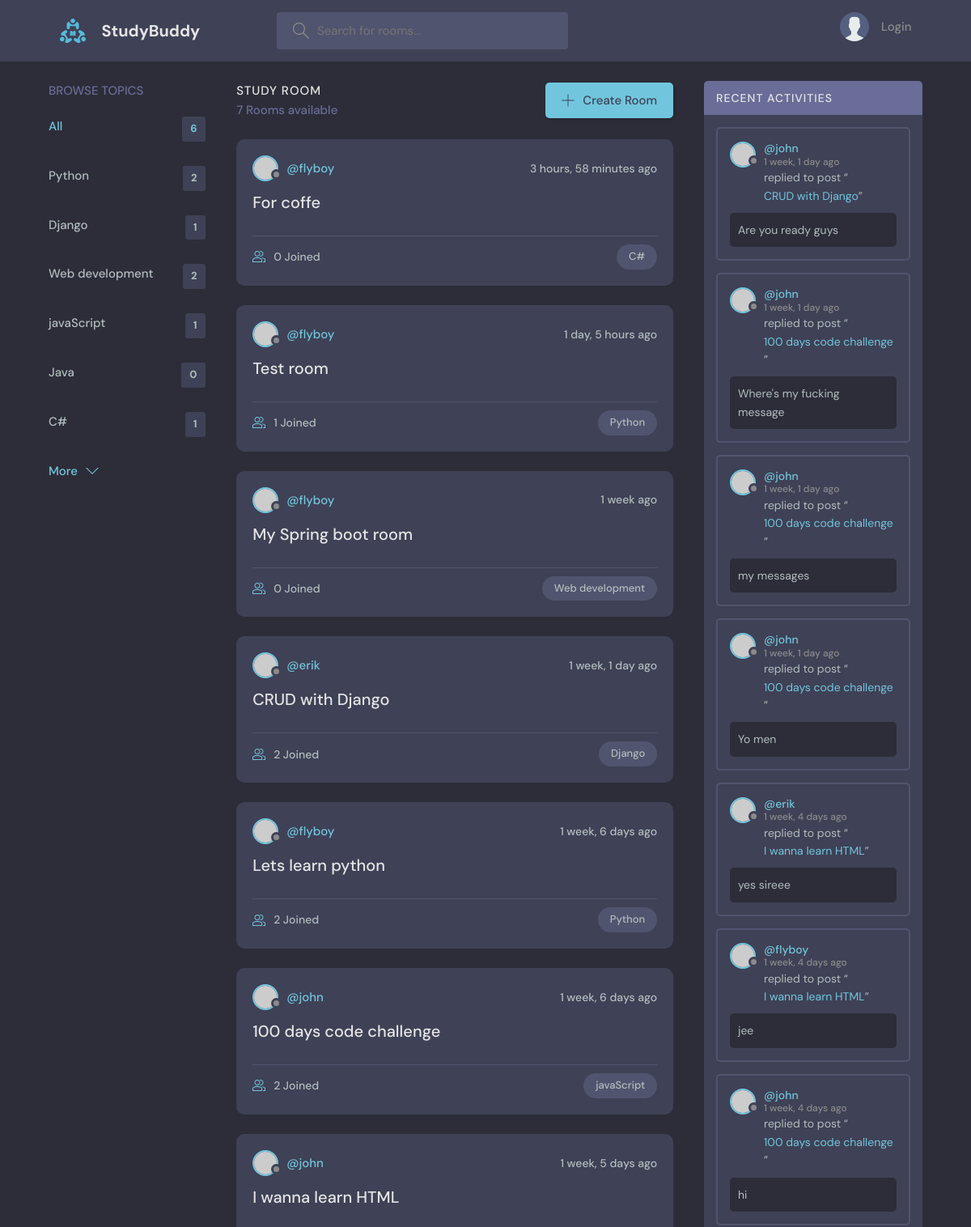
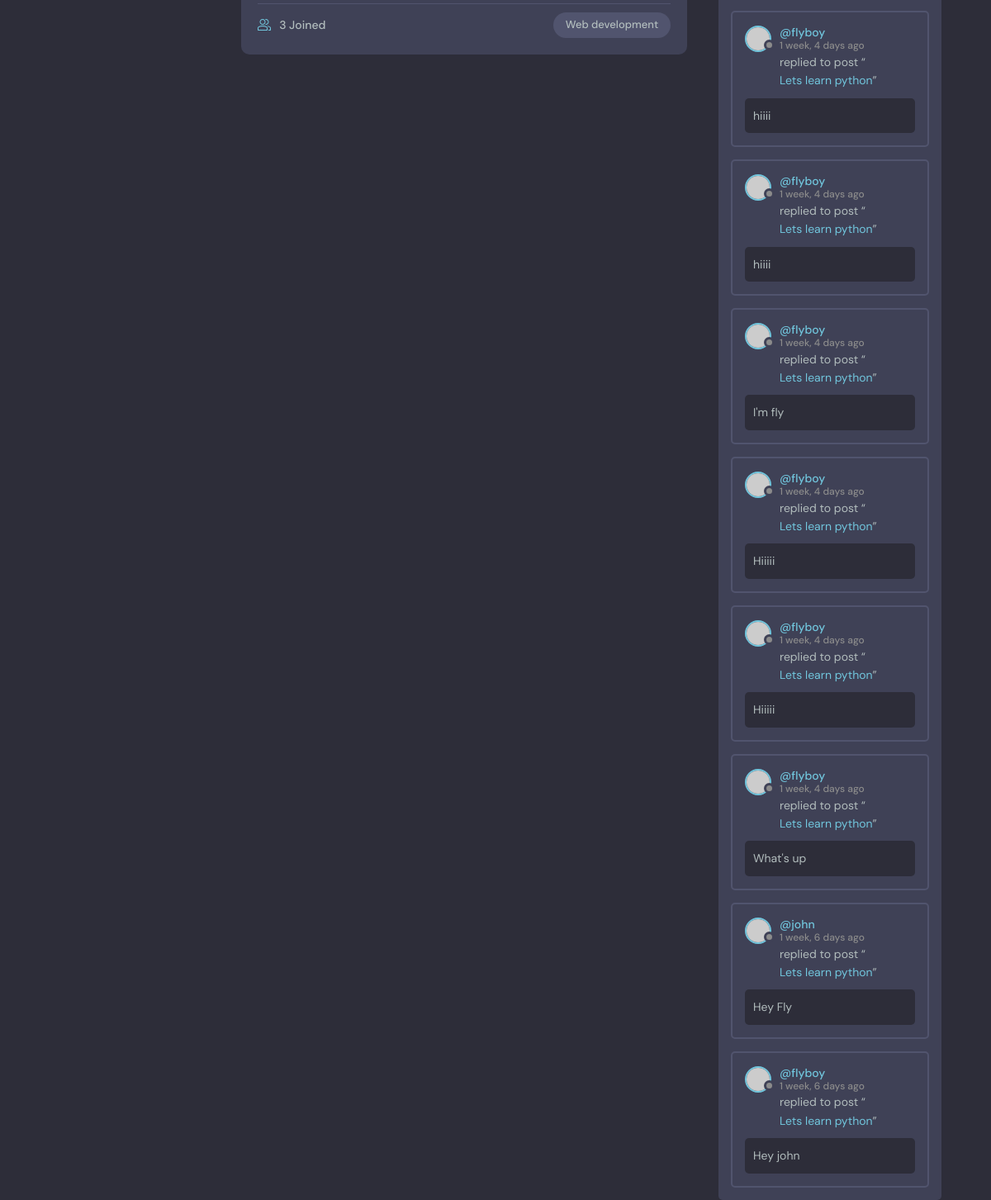
The page / on the database its author committed (2 pictures, top to bottom).
### base/models.py (models this page shows, shortened)
class Topic(models.Model):
    name = models.CharField(max_length=200)
    updated = models.DateTimeField(auto_now=True)
    created = models.DateTimeField(auto_now_add=True)

class Room(models.Model):
    name = models.CharField(max_length=200)
    description = models.TextField(null=True, blank=True)
    host = models.ForeignKey(User, on_delete=models.SET_NULL, null=True)
    topic = models.ForeignKey(Topic, on_delete=models.SET_NULL, null=True)
    participants = models.ManyToManyField(User, related_name="participants")
    updated = models.DateTimeField(auto_now=True)
    created = models.DateTimeField(auto_now_add=True)
    class Meta:
        ordering = ['-updated', '-created']
    def __str__(self) -> str:
        return str(self.name)

class Message(models.Model):
    user = models.ForeignKey(User, on_delete=models.CASCADE)
    room = models.ForeignKey(Room, on_delete=models.CASCADE)
    body = models.TextField()
    updated = models.DateTimeField(auto_now=True)
    created = models.DateTimeField(auto_now_add=True)
    class Meta:
        ordering = ['-created', '-updated']

### base/views.py (the view)
# urls.py: path("", views.home, name="home"),
def home(request):
    q = request.GET.get("q") if request.GET.get("q") else ""
    rooms = Room.objects.filter(
        Q(topic__name__icontains=q) | Q(name__icontains=q) | Q(description__icontains=q)
    )
    topics = Topic.objects.all()
    room_messages = Message.objects.filter(Q(room__topic__name__icontains=q))
    context = {"rooms": rooms, "topics": topics, "rooms_messages": room_messages}
    return render(request, "base/home.html", context)

### base/templates/base/home.html (shortened to what this page needs)
{% extends 'main.html' %}
{% block content %}
    <main class="layout layout--3">
        <div class="container">
           {% include 'base/topics_component.html' %}
            <div class="roomList">
                <div class="roomList__header">
                    <div>
                        <h2>Study Room</h2>
                        <p>{{ rooms.count }} Rooms available</p>
                    </div>
                    <a class="btn btn--main" href="{% url 'room-create' %}">
                        <svg version="1.1" xmlns="http://www.w3.org/2000/svg" width="32" height="32"
                             viewBox="0 0 32 32">
                            <title>add</title>
                            <path
                                    d="M16.943 0.943h-1.885v14.115h-14.115v1.885h14.115v14.115h1.885v-14.115h14.115v-1.885h-14.115v-14.115z"
                            ></path>
                        </svg>
                        Create Room
                    </a>
                </div>
                {% include 'base/feed_component.html' %}
            </div>
            {% include 'base/activity_component.html' %}
        </div>
    </main>
{% endblock %}

### base/templates/base/topics_component.html
<div class="topics">
    <div class="topics__header">
        <h2>Browse Topics</h2>
    </div>
    <ul class="topics__list">
        <li>
            <a href="{% url 'home' %}" class="active">All <span>{{ topics.count }}</span></a>
        </li>
        {% for topic in topics %}
            <li>
                <a href="{% url 'home' %}?q={{ topic.name }}">{{ topic.name }}
                    <span>{{ topic.room_set.all.count }}</span></a>
            </li>
        {% endfor %}
    </ul>
    <a class="btn btn--link" href="../../../theme/topics.html">
        More
        <svg version="1.1" xmlns="http://www.w3.org/2000/svg" width="32" height="32" viewBox="0 0 32 32">
            <title>chevron-down</title>
            <path d="M16 21l-13-13h-3l16 16 16-16h-3l-13 13z"></path>
        </svg>
    </a>
</div>

### base/templates/base/feed_component.html (shortened to what this page needs)
{% for room in rooms %}
    <div class="roomListRoom">
        <div class="roomListRoom__header">
            <a href="{% url 'user-profile' room.host.id %}" class="roomListRoom__author">
                <div class="avatar avatar--small">
                    <img src="https://randomuser.me/api/portraits/women/11.jpg"/>
                </div>
                <span>@{{ room.host.username }}</span>
            </a>
            <div class="roomListRoom__actions">
                <span>{{ room.created|timesince }} ago</span>
            </div>
        </div>
        <div class="roomListRoom__content">
            <a href="{% url 'room-detail' room.id %}">{{ room.name }}</a>
        </div>
        <div class="roomListRoom__meta">
            <a href="{% url 'room-detail' room.id %}" class="roomListRoom__joined">
                {{ room.participants.all.count }} Joined
            </a>
            <p class="roomListRoom__topic">{{ room.topic.name }}</p>
        </div>
    </div>
{% endfor %}

### base/templates/base/activity_component.html (shortened to what this page needs)
<div class="activities">
    <div class="activities__header">
        <h2>Recent Activities</h2>
    </div>
    {% for message in rooms_messages %}
        <div class="activities__box">
            <div class="activities__boxHeader roomListRoom__header">
                <a href="{% url 'user-profile' message.user.id %}" class="roomListRoom__author">
                    <div class="avatar avatar--small">
                        <img src="https://randomuser.me/api/portraits/women/11.jpg"/>
                    </div>
                    <p>
                        @{{ message.user }}
                        <span>{{ message.created|timesince }} ago</span>
                    </p>
                </a>
            </div>
            <div class="activities__boxContent">
                <p>replied to post “<a href="{% url 'room-detail' message.room.id %}">{{ message.room }}</a>”
                </p>
                <div class="activities__boxRoomContent">
                    {{ message.body }}
                </div>
            </div>
        </div>
    {% endfor %}
</div>

### rows shown on the page
Topic: name "Python", room_set.all.count "2"
Topic: name "Django", room_set.all.count "1"
Topic: name "Web development", room_set.all.count "2"
Topic: name "javaScript", room_set.all.count "1"
Topic: name "Java", room_set.all.count "0"
Topic: name "C#", room_set.all.count "1"
Room: host.username "flyboy", created "3 hours, 58 minutes", name "For coffe", participants.all.count "0", topic.name "C#"
Room: host.username "flyboy", created "1 day, 5 hours", name "Test room", participants.all.count "1", topic.name "Python"
Room: host.username "flyboy", created "1 week", name "My Spring boot room", participants.all.count "0", topic.name "Web development"
Room: host.username "erik", created "1 week, 1 day", name "CRUD with Django", participants.all.count "2", topic.name "Django"
Room: host.username "flyboy", created "1 week, 6 days", name "Lets learn python", participants.all.count "2", topic.name "Python"
Room: host.username "john", created "1 week, 6 days", name "100 days code challenge", participants.all.count "2", topic.name "javaScript"
Room: host.username "john", created "1 week, 5 days", name "I wanna learn HTML", participants.all.count "3", topic.name "Web development"
Message: user "john", created "1 week, 1 day", room "CRUD with Django", body "Are you ready guys"
Message: user "john", created "1 week, 1 day", room "100 days code challenge", body "Where's my fucking message"
Message: user "john", created "1 week, 1 day", room "100 days code challenge", body "my messages"
Message: user "john", created "1 week, 1 day", room "100 days code challenge", body "Yo men"
Message: user "erik", created "1 week, 4 days", room "I wanna learn HTML", body "yes sireee"
Message: user "flyboy", created "1 week, 4 days", room "I wanna learn HTML", body "jee"
Message: user "john", created "1 week, 4 days", room "100 days code challenge", body "hi"
Message: user "flyboy", created "1 week, 4 days", room "Lets learn python", body "hiiii"
Message: user "flyboy", created "1 week, 4 days", room "Lets learn python", body "hiiii"
Message: user "flyboy", created "1 week, 4 days", room "Lets learn python", body "I'm fly"
Message: user "flyboy", created "1 week, 4 days", room "Lets learn python", body "Hiiiii"
Message: user "flyboy", created "1 week, 4 days", room "Lets learn python", body "Hiiiii"
Message: user "flyboy", created "1 week, 4 days", room "Lets learn python", body "What's up"
Message: user "john", created "1 week, 6 days", room "Lets learn python", body "Hey Fly"
Message: user "flyboy", created "1 week, 6 days", room "Lets learn python", body "Hey john"

### other values the page prints
{{ topics.count }} "6"
{{ rooms.count }} "7"
